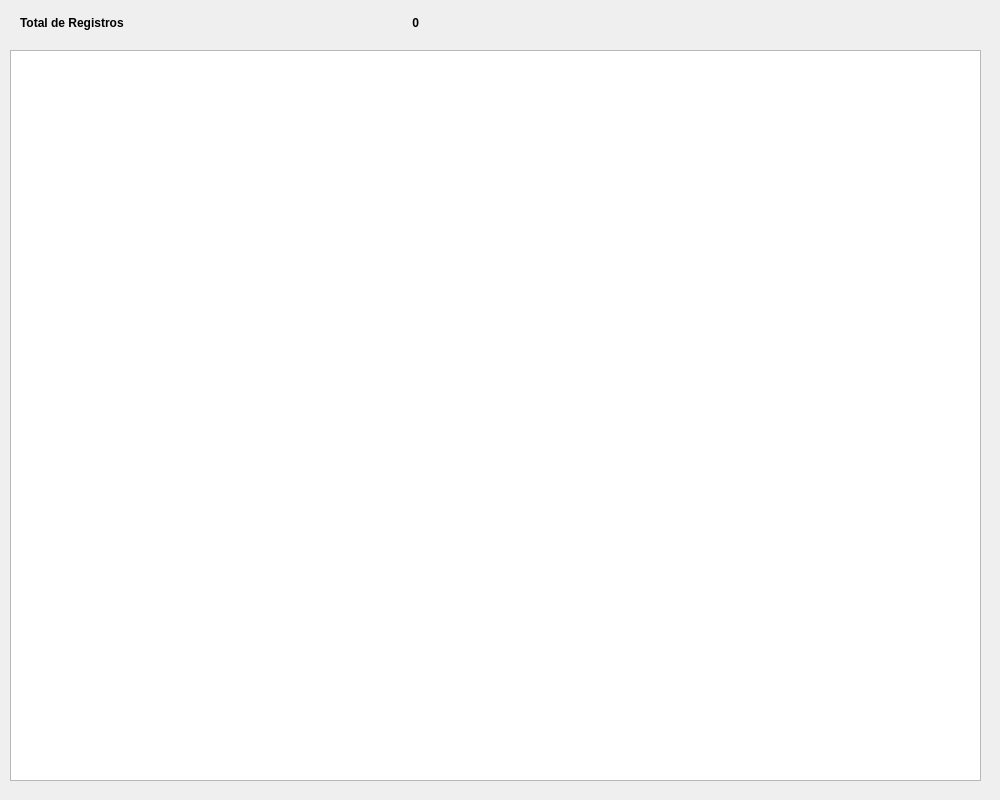
<?xml version="1.0" encoding="UTF-8"?>
<ui version="4.0">
 <class>dlgQListView</class>
 <widget class="QDialog" name="dlgQListView">
  <property name="geometry">
   <rect>
    <x>0</x>
    <y>0</y>
    <width>1000</width>
    <height>800</height>
   </rect>
  </property>
  <property name="windowTitle">
   <string>Demo del Control QListView con QStringListModel</string>
  </property>
  <widget class="QLabel" name="lblRegistro">
   <property name="geometry">
    <rect>
     <x>20</x>
     <y>10</y>
     <width>231</width>
     <height>25</height>
    </rect>
   </property>
   <property name="font">
    <font>
     <weight>75</weight>
     <bold>true</bold>
    </font>
   </property>
   <property name="text">
    <string>Total de Registros</string>
   </property>
  </widget>
  <widget class="QLabel" name="lblTotal">
   <property name="geometry">
    <rect>
     <x>330</x>
     <y>10</y>
     <width>89</width>
     <height>25</height>
    </rect>
   </property>
   <property name="font">
    <font>
     <weight>75</weight>
     <bold>true</bold>
    </font>
   </property>
   <property name="text">
    <string>0</string>
   </property>
   <property name="alignment">
    <set>Qt::AlignRight|Qt::AlignTrailing|Qt::AlignVCenter</set>
   </property>
  </widget>
  <widget class="QListView" name="lvwData">
   <property name="geometry">
    <rect>
     <x>10</x>
     <y>50</y>
     <width>971</width>
     <height>731</height>
    </rect>
   </property>
  </widget>
 </widget>
 <resources/>
 <connections/>
</ui>
